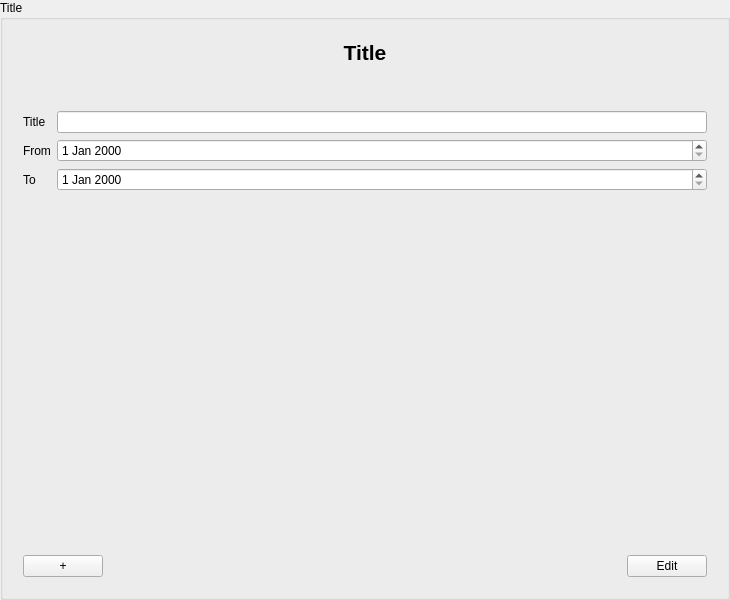
<?xml version="1.0" encoding="UTF-8"?>
<ui version="4.0">
 <class>TitleInputArea</class>
 <widget class="QGroupBox" name="TitleInputArea">
  <property name="geometry">
   <rect>
    <x>0</x>
    <y>0</y>
    <width>730</width>
    <height>600</height>
   </rect>
  </property>
  <property name="windowTitle">
   <string>Title</string>
  </property>
  <property name="accessibleName">
   <string>TitleInputDialog</string>
  </property>
  <property name="title">
   <string>Title</string>
  </property>
  <layout class="QVBoxLayout" name="verticalLayout_3">
   <item>
    <widget class="QWidget" name="formLayoutWidget" native="true">
     <layout class="QVBoxLayout" name="verticalLayout_2">
      <item>
       <layout class="QVBoxLayout" name="verticalLayout">
        <item>
         <widget class="QLabel" name="label_Header">
          <property name="font">
           <font>
            <pointsize>16</pointsize>
            <weight>75</weight>
            <bold>true</bold>
           </font>
          </property>
          <property name="text">
           <string>Title</string>
          </property>
          <property name="alignment">
           <set>Qt::AlignCenter</set>
          </property>
         </widget>
        </item>
       </layout>
      </item>
      <item>
       <spacer name="verticalSpacer_2">
        <property name="orientation">
         <enum>Qt::Vertical</enum>
        </property>
        <property name="sizeType">
         <enum>QSizePolicy::Preferred</enum>
        </property>
        <property name="sizeHint" stdset="0">
         <size>
          <width>20</width>
          <height>40</height>
         </size>
        </property>
       </spacer>
      </item>
      <item>
       <layout class="QGridLayout" name="gridLayout">
        <item row="1" column="0">
         <widget class="QLabel" name="label_From">
          <property name="text">
           <string>From</string>
          </property>
          <property name="buddy">
           <cstring>dateEdit_From</cstring>
          </property>
         </widget>
        </item>
        <item row="2" column="0">
         <widget class="QLabel" name="label_To">
          <property name="text">
           <string>To</string>
          </property>
          <property name="buddy">
           <cstring>dateEdit_To</cstring>
          </property>
         </widget>
        </item>
        <item row="0" column="2">
         <widget class="QLineEdit" name="lineEdit_Title"/>
        </item>
        <item row="1" column="2">
         <widget class="QDateEdit" name="dateEdit_From"/>
        </item>
        <item row="0" column="0">
         <widget class="QLabel" name="label_Title">
          <property name="text">
           <string>Title</string>
          </property>
          <property name="buddy">
           <cstring>lineEdit_Title</cstring>
          </property>
         </widget>
        </item>
        <item row="2" column="2">
         <widget class="QDateEdit" name="dateEdit_To"/>
        </item>
       </layout>
      </item>
      <item>
       <spacer name="verticalSpacer">
        <property name="orientation">
         <enum>Qt::Vertical</enum>
        </property>
        <property name="sizeHint" stdset="0">
         <size>
          <width>20</width>
          <height>40</height>
         </size>
        </property>
       </spacer>
      </item>
      <item>
       <layout class="QHBoxLayout" name="horizontalLayout">
        <item>
         <widget class="QPushButton" name="pushButton_Add">
          <property name="text">
           <string>+</string>
          </property>
         </widget>
        </item>
        <item>
         <spacer name="horizontalSpacer">
          <property name="orientation">
           <enum>Qt::Horizontal</enum>
          </property>
          <property name="sizeHint" stdset="0">
           <size>
            <width>40</width>
            <height>20</height>
           </size>
          </property>
         </spacer>
        </item>
        <item>
         <widget class="QPushButton" name="pushButton_EditFinish">
          <property name="text">
           <string>Edit</string>
          </property>
         </widget>
        </item>
       </layout>
      </item>
     </layout>
    </widget>
   </item>
  </layout>
 </widget>
 <tabstops>
  <tabstop>lineEdit_Title</tabstop>
  <tabstop>dateEdit_From</tabstop>
  <tabstop>dateEdit_To</tabstop>
  <tabstop>pushButton_Add</tabstop>
  <tabstop>pushButton_EditFinish</tabstop>
 </tabstops>
 <resources/>
 <connections/>
</ui>
